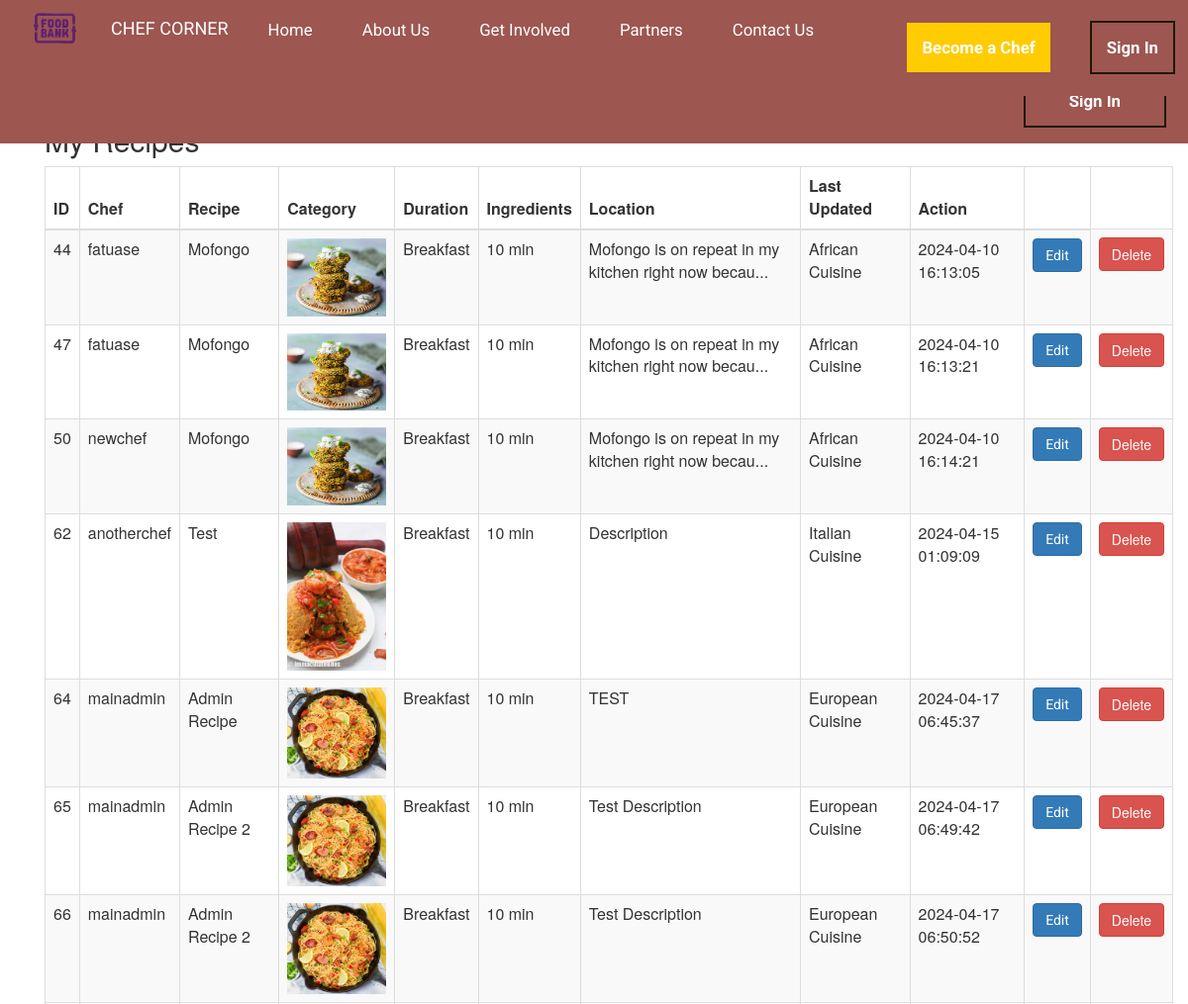
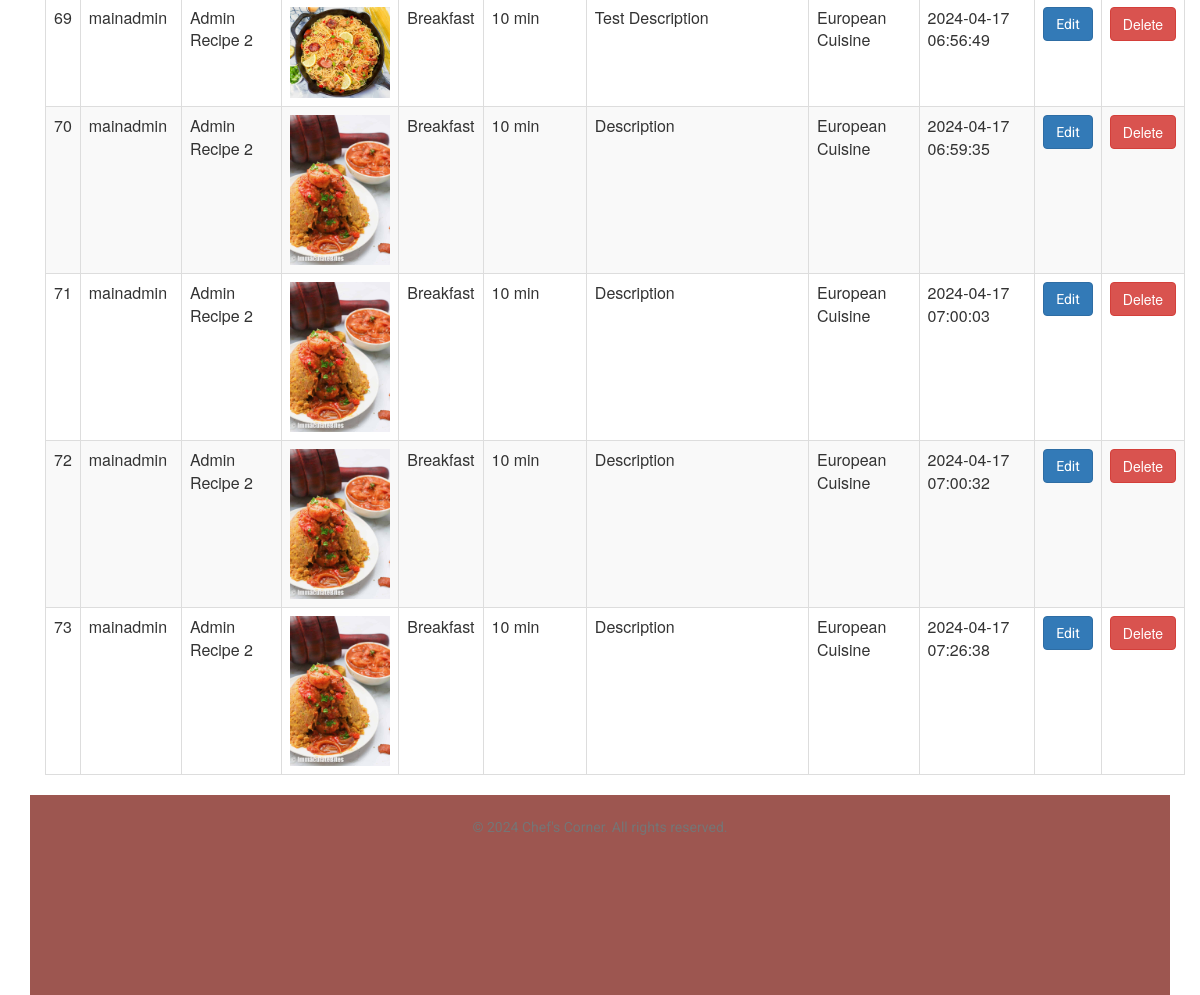
The app's page /admin.php with its own data (2 pictures, top to bottom).
### tables this page shows
CREATE TABLE `recipetab` (
  `recipe_id` int(11) NOT NULL,
  `chef_id` int(11) NOT NULL,
  `category_id` int(11) NOT NULL,
  `category` varchar(255) NOT NULL,
  `recipe_name` varchar(300) NOT NULL,
  `file_Name` varchar(300) NOT NULL,
  `cuisine` varchar(100) NOT NULL,
  `cuisine_id` int(11) NOT NULL,
  `duration` varchar(20) NOT NULL,
  `ingredients` varchar(255) NOT NULL,
  `description` varchar(300) NOT NULL,
  `steps` varchar(300) NOT NULL,
  `created_date` datetime NOT NULL,
  `updated_date` timestamp NOT NULL DEFAULT current_timestamp() ON UPDATE current_timestamp(),
  `views` int(11) DEFAULT 0
);

CREATE TABLE `users` (
  `user_id` int(11) NOT NULL,
  `fullname` varchar(255) NOT NULL,
  `username` varchar(255) NOT NULL,
  `email` varchar(255) NOT NULL,
  `location` varchar(50) NOT NULL,
  `profile_pic` varchar(300) NOT NULL,
  `password` varchar(255) NOT NULL,
  `role` enum('chef','seeker','admin') NOT NULL
);

### adminoffice.php (the view, shortened to what this page needs)
<?php
$server = "localhost";
$username = "root";
$password = "";
$db = "chefs_corner";
$conn = new mysqli($server, $username, $password, $db);
$query = "SELECT recipetab.*, users.username
          FROM recipetab
          INNER JOIN users ON recipetab.chef_id = users.user_id";
$result = mysqli_query($conn, $query);
if (mysqli_num_rows($result) > 0) {
    while ($row = mysqli_fetch_assoc($result)) {
        echo '<tr>';
        echo '<td>' . $row['recipe_id'] . '</td>';
        echo '<td>' . $row['username'] . '</td>';
        echo '<td>' . $row['recipe_name'] . '</td>';
        echo '<td><img src="uploads/' . $row['file_Name'] . '" alt="' . $row['recipe_name'] . '" style="width: 100px; height: auto;"></td>';
        echo '<td>' . $row['category'] . '</td>';
        echo '<td>' . $row['duration'] . '</td>';
        $maxDescriptionLength = 50;
        $description = $row['description'];
        if (strlen($description) > $maxDescriptionLength) {
            $description = substr($description, 0, $maxDescriptionLength) . '...';
        }
        echo '<td>' . $description . '</td>';
        echo '<td>' . $row['cuisine'] . '</td>';
        echo '<td>' . $row['updated_date'] . '</td>';
        echo '<td><a href="#" class="btn btn-primary" data-toggle="modal" data-target="#editRecipeModal" data-id="' . $row['recipe_id'] . '">Edit</a></td>';
        echo '<td><button type="button" class="btn btn-danger" onclick="deleteRecipe(' . $row['recipe_id'] . ')">Delete</button></td>';
        echo '</tr>';
    }
} else {
    echo '<tr><td colspan="9">No recipes found.</td></tr>';
}
?>

### css/mystyle.css (style rules this page uses)
body { font-family: 'Roboto', sans-serif; font-size: 16px; line-height: 1.6; width: 100%; background-color: #f4f4f4; color: #333; margin: 0; padding: 0; overflow-x: hidden; }
p, h2, h3, h4, h5, a { font-family: 'Roboto', sans-serif; font-weight: 400; }
html { -webkit-font-smoothing: antialiased; }
a { color: #202020; text-decoration: none !important; }

### records on screen
recipetab: recipe_id "44", chef.username "fatuase", recipe_name "Mofongo", file_Name (picture), category "Breakfast", duration "10 min", description "Mofongo is on repeat in my kitchen right now becau...", cuisine "African Cuisine", updated_date "2024-04-10 16:13:05"
recipetab: recipe_id "47", chef.username "fatuase", recipe_name "Mofongo", file_Name (picture), category "Breakfast", duration "10 min", description "Mofongo is on repeat in my kitchen right now becau...", cuisine "African Cuisine", updated_date "2024-04-10 16:13:21"
recipetab: recipe_id "50", chef.username "newchef", recipe_name "Mofongo", file_Name (picture), category "Breakfast", duration "10 min", description "Mofongo is on repeat in my kitchen right now becau...", cuisine "African Cuisine", updated_date "2024-04-10 16:14:21"
recipetab: recipe_id "62", chef.username "anotherchef", recipe_name "Test", file_Name (picture), category "Breakfast", duration "10 min", description "Description", cuisine "Italian Cuisine", updated_date "2024-04-15 01:09:09"
recipetab: recipe_id "64", chef.username "mainadmin", recipe_name "Admin Recipe", file_Name (picture), category "Breakfast", duration "10 min", description "TEST", cuisine "European Cuisine", updated_date "2024-04-17 06:45:37"
recipetab: recipe_id "65", chef.username "mainadmin", recipe_name "Admin Recipe 2", file_Name (picture), category "Breakfast", duration "10 min", description "Test Description", cuisine "European Cuisine", updated_date "2024-04-17 06:49:42"
recipetab: recipe_id "66", chef.username "mainadmin", recipe_name "Admin Recipe 2", file_Name (picture), category "Breakfast", duration "10 min", description "Test Description", cuisine "European Cuisine", updated_date "2024-04-17 06:50:52"
recipetab: recipe_id "69", chef.username "mainadmin", recipe_name "Admin Recipe 2", file_Name (picture), category "Breakfast", duration "10 min", description "Test Description", cuisine "European Cuisine", updated_date "2024-04-17 06:56:49"
recipetab: recipe_id "70", chef.username "mainadmin", recipe_name "Admin Recipe 2", file_Name (picture), category "Breakfast", duration "10 min", description "Description", cuisine "European Cuisine", updated_date "2024-04-17 06:59:35"
recipetab: recipe_id "71", chef.username "mainadmin", recipe_name "Admin Recipe 2", file_Name (picture), category "Breakfast", duration "10 min", description "Description", cuisine "European Cuisine", updated_date "2024-04-17 07:00:03"
recipetab: recipe_id "72", chef.username "mainadmin", recipe_name "Admin Recipe 2", file_Name (picture), category "Breakfast", duration "10 min", description "Description", cuisine "European Cuisine", updated_date "2024-04-17 07:00:32"
recipetab: recipe_id "73", chef.username "mainadmin", recipe_name "Admin Recipe 2", file_Name (picture), category "Breakfast", duration "10 min", description "Description", cuisine "European Cuisine", updated_date "2024-04-17 07:26:38"
